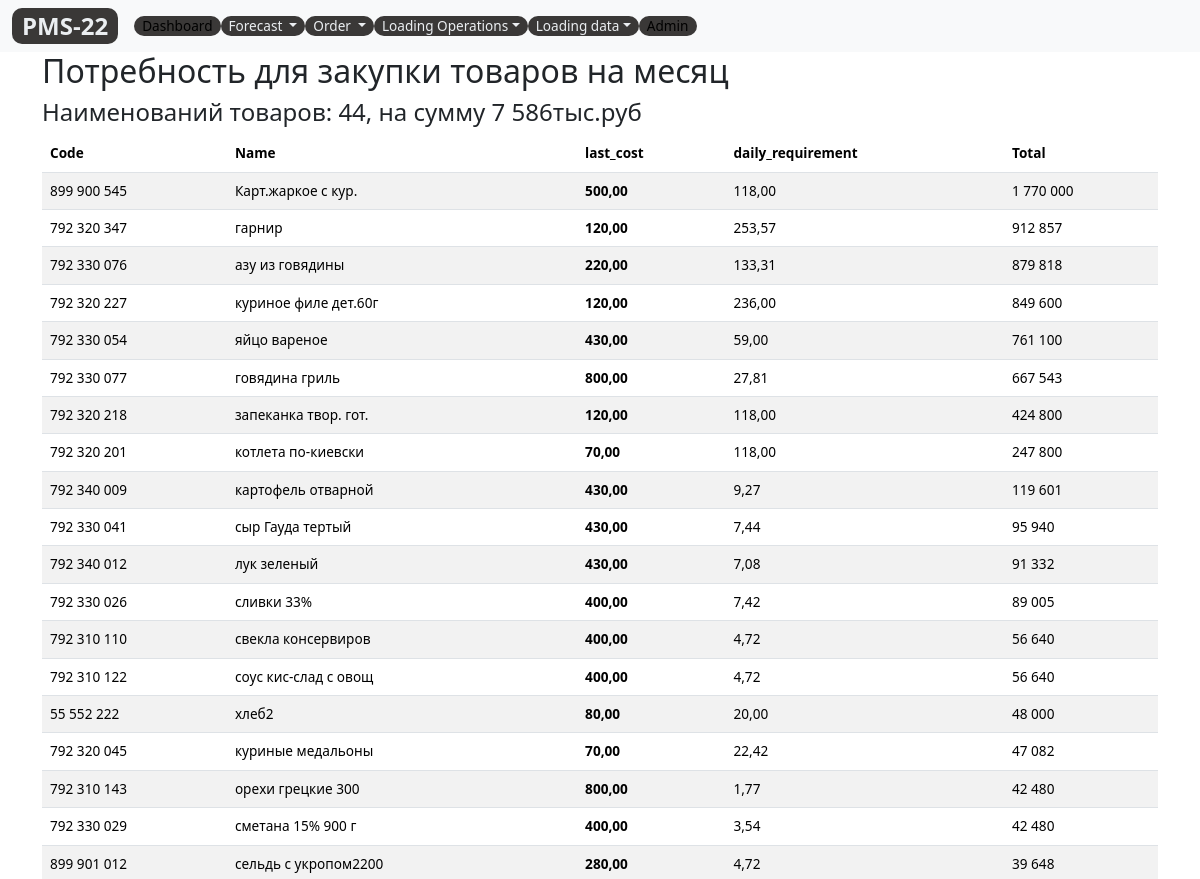
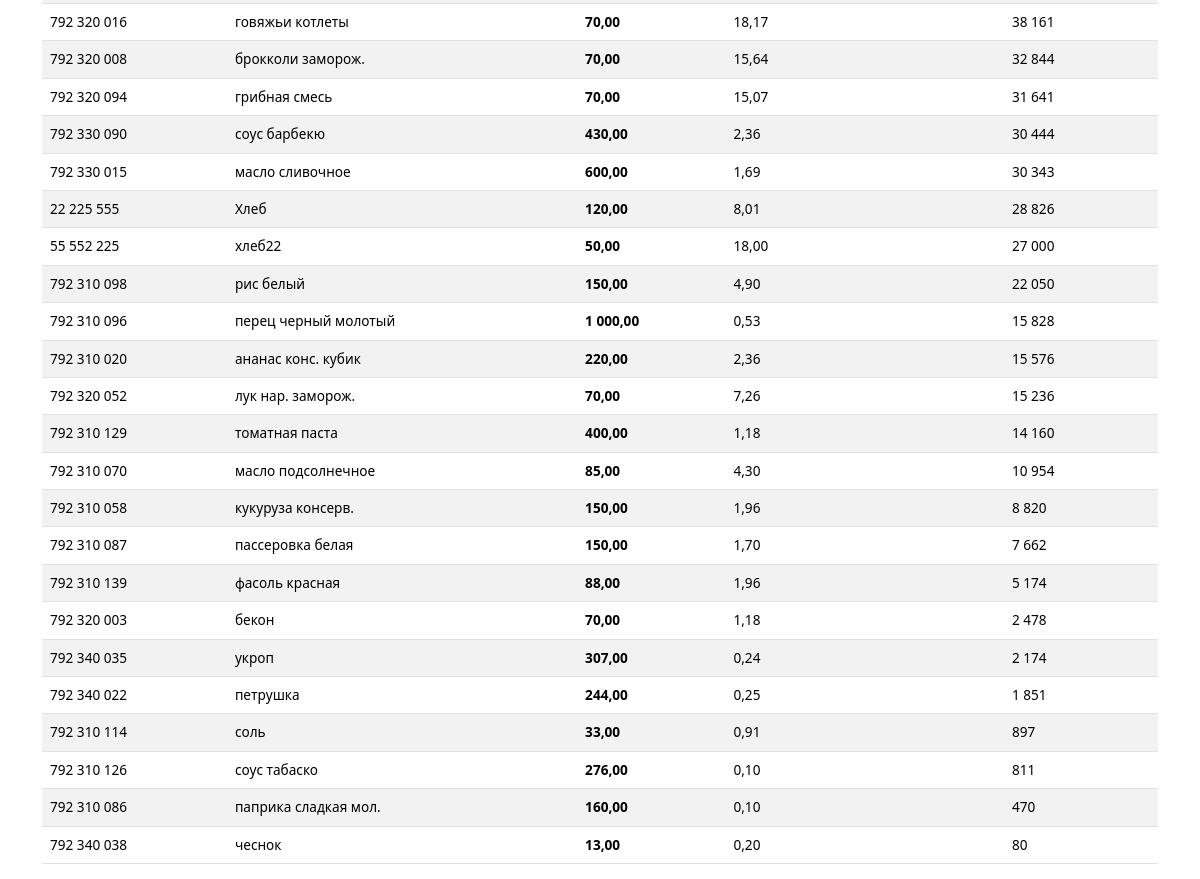
The page /materials on the database its author committed (2 pictures, top to bottom).
### control/models.py (models this page shows, shortened)
class StockItem(models.Model):
    code=models.DecimalField(max_digits=12, help_text="Не более 12 знаков",decimal_places=0,null=True,verbose_name='Код')
    name = models.CharField(max_length=200, help_text="Не более 200 знаков", db_index=True)
    slug= models.SlugField(max_length=255, verbose_name='Url')
    supplier=models.CharField(max_length=200, help_text="Не более 200 знаков",verbose_name='Поставщик',null=True)
    daily_requirement= models.DecimalField(verbose_name='Суточная потребность', null=True, max_digits=10, decimal_places=4, default=1)
    unit = models.CharField(max_length=10,verbose_name='Ед.изм.',  choices=UNITS, null=True ,default='kg')
    first_cost = models.DecimalField(max_digits=10, help_text="Не более 10 знаков",decimal_places=2, null=True)
    last_cost = models.DecimalField(max_digits=10, help_text="Не более 10 знаков",decimal_places=2, null=True)
    unit_cost = models.DecimalField(max_digits=10, help_text="Не более 10 знаков",decimal_places=2, null=True)
    place = models.CharField(max_length=100,verbose_name='Место', null=True ,default='store')
    open=models.DecimalField(max_digits=10, help_text="Не более 10 знаков", decimal_places=0, null=True, default=0)
    sales =	models.DecimalField(max_digits=10, help_text="Не более 10 знаков", decimal_places=3, default=0)
    received = models.DecimalField(max_digits=10, help_text="Не более 10 знаков", null=True, decimal_places=0, default=0)
    transfer =models.DecimalField(max_digits=10, help_text="Не более 10 знаков",null=True, decimal_places=0, default=0)
    waste=models.DecimalField(max_digits=10, help_text="Не более 10 знаков",null=True, decimal_places=0, default=0)
    actual=models.DecimalField(max_digits=10, help_text="Не более 10 знаков",decimal_places=2, default=0)
    actual_cost=models.DecimalField(max_digits=12, help_text="Не более 12 знаков", decimal_places=2, default=0)
    stock_days=models.DecimalField(max_digits=4, help_text="Не более 4 знаков", decimal_places=0,null=True, default=3000,  verbose_name='Остаток в днях')
    delivery=models.DecimalField(max_digits=10, help_text="Не более 10 знаков", decimal_places=0, default=0,null=True,verbose_name='Пути') # from DeliverItem (сделать через aggregate)
    delivery_cost=models.DecimalField(max_digits=12, help_text="Не более 12 знаков", decimal_places=2, default=0,null=True,verbose_name='Пути, руб')
    fullstock=models.DecimalField(max_digits=10, help_text="Не более 10 знаков", decimal_places=0, default=0,null=True,verbose_name='Запас, ед.')
    fullstock_days=models.IntegerField( null=True,verbose_name='Запас, дней', default=3000)
    delivery_time = models.IntegerField(verbose_name='Буфер, дней', null=True, default=5) #from Item -- Это буфер для товарной позиции
    daily_cost=models.DecimalField(max_digits=12, help_text="Не более 12 знаков", decimal_places=2, default=0,null=True,verbose_name='Суточная, руб')
    class Meta:
        ordering = ['name']
        verbose_name = 'Остаток'
        verbose_name_plural = 'Остатки'
    objects = DataFrameManager()

### register/views.py (the view)
# urls.py: path('materials', materials, name='materials'),
@cache_page(60*100)
def materials(request):
    daily_s = StockItem.objects.aggregate(
        s=Sum(F('last_cost')*F('daily_requirement')))['s']
    daily_sum = daily_s*30/1000
    items = StockItem.objects.all()
    for i in items:
        i.daily_cost = i.last_cost*i.daily_requirement*30
        i.save()
    context = {
        'items': items,
        'daily_sum': daily_sum,
    }
    return render(request, template_name='register/materials.html', context=context)

### register/templates/register/materials.html (shortened to what this page needs)
{% extends 'base_simple.html' %}
{% load static %}
{% block content %}
<div class="container">
  <h2>Потребность для закупки товаров на месяц</h2>
  <h4>Наименований товаров: {{items.count}}, на сумму {{daily_sum|floatformat:0}}тыс.руб</h4>
  <table class="table table-striped">
    <thead style="position: sticky;
    top: -1px;
    z-index: 2;background: #9d9e9e;">
      <tr>
        <th scope="col">Code</th>
        <th scope="col">Name</th>
        <th scope="col">last_cost</th>
        <th scope="col">daily_requirement</th>
        <th scope="col">Total</th>
      </tr>
    </thead>
    <tbody>
      {% for item in items.all|dictsortreversed:'daily_cost' %}
      <tr>
        {% if item.daily_cost != 0 %}
        <td>{{item.code}}</td>
        <td>{{item.name}}</td>
        <th scope="row">{{item.last_cost}}</th>
        <td>{{item.daily_requirement|floatformat:2}}</td>
        <td>{{item.daily_cost|floatformat:0}}</td>
        {% endif %}
      </tr>
      {% endfor %}
    </tbody>
  </table>
</div>
{% endblock %}

### mms22/static/css/style.css (style rules this page uses)
body { font-size: 0.85rem !important; }

### rows shown on the page
StockItem: code "899 900 545", name "Карт.жаркое с кур.", last_cost "500,00", daily_requirement "118,00", daily_cost "1 770 000"
StockItem: code "792 320 347", name "гарнир", last_cost "120,00", daily_requirement "253,57", daily_cost "912 857"
StockItem: code "792 330 076", name "азу из говядины", last_cost "220,00", daily_requirement "133,31", daily_cost "879 818"
StockItem: code "792 320 227", name "куриное филе дет.60г", last_cost "120,00", daily_requirement "236,00", daily_cost "849 600"
StockItem: code "792 330 054", name "яйцо вареное", last_cost "430,00", daily_requirement "59,00", daily_cost "761 100"
StockItem: code "792 330 077", name "говядина гриль", last_cost "800,00", daily_requirement "27,81", daily_cost "667 543"
StockItem: code "792 320 218", name "запеканка твор. гот.", last_cost "120,00", daily_requirement "118,00", daily_cost "424 800"
StockItem: code "792 320 201", name "котлета по-киевски", last_cost "70,00", daily_requirement "118,00", daily_cost "247 800"
StockItem: code "792 340 009", name "картофель отварной", last_cost "430,00", daily_requirement "9,27", daily_cost "119 601"
StockItem: code "792 330 041", name "сыр Гауда тертый", last_cost "430,00", daily_requirement "7,44", daily_cost "95 940"
StockItem: code "792 340 012", name "лук зеленый", last_cost "430,00", daily_requirement "7,08", daily_cost "91 332"
StockItem: code "792 330 026", name "сливки 33%", last_cost "400,00", daily_requirement "7,42", daily_cost "89 005"
StockItem: code "792 310 110", name "свекла консервиров", last_cost "400,00", daily_requirement "4,72", daily_cost "56 640"
StockItem: code "792 310 122", name "соус кис-слад с овощ", last_cost "400,00", daily_requirement "4,72", daily_cost "56 640"
StockItem: code "55 552 222", name "хлеб2", last_cost "80,00", daily_requirement "20,00", daily_cost "48 000"
StockItem: code "792 320 045", name "куриные медальоны", last_cost "70,00", daily_requirement "22,42", daily_cost "47 082"
StockItem: code "792 310 143", name "орехи грецкие 300", last_cost "800,00", daily_requirement "1,77", daily_cost "42 480"
StockItem: code "792 330 029", name "сметана 15% 900 г", last_cost "400,00", daily_requirement "3,54", daily_cost "42 480"
StockItem: code "899 901 012", name "сельдь с укропом2200", last_cost "280,00", daily_requirement "4,72", daily_cost "39 648"
StockItem: code "792 320 016", name "говяжьи котлеты", last_cost "70,00", daily_requirement "18,17", daily_cost "38 161"
StockItem: code "792 320 008", name "брокколи заморож.", last_cost "70,00", daily_requirement "15,64", daily_cost "32 844"
StockItem: code "792 320 094", name "грибная смесь", last_cost "70,00", daily_requirement "15,07", daily_cost "31 641"
StockItem: code "792 330 090", name "соус барбекю", last_cost "430,00", daily_requirement "2,36", daily_cost "30 444"
StockItem: code "792 330 015", name "масло сливочное", last_cost "600,00", daily_requirement "1,69", daily_cost "30 343"
StockItem: code "22 225 555", name "Хлеб", last_cost "120,00", daily_requirement "8,01", daily_cost "28 826"
StockItem: code "55 552 225", name "хлеб22", last_cost "50,00", daily_requirement "18,00", daily_cost "27 000"
StockItem: code "792 310 098", name "рис белый", last_cost "150,00", daily_requirement "4,90", daily_cost "22 050"
StockItem: code "792 310 096", name "перец черный молотый", last_cost "1 000,00", daily_requirement "0,53", daily_cost "15 828"
StockItem: code "792 310 020", name "ананас конс. кубик", last_cost "220,00", daily_requirement "2,36", daily_cost "15 576"
StockItem: code "792 320 052", name "лук нар. заморож.", last_cost "70,00", daily_requirement "7,26", daily_cost "15 236"
StockItem: code "792 310 129", name "томатная паста", last_cost "400,00", daily_requirement "1,18", daily_cost "14 160"
StockItem: code "792 310 070", name "масло подсолнечное", last_cost "85,00", daily_requirement "4,30", daily_cost "10 954"
StockItem: code "792 310 058", name "кукуруза консерв.", last_cost "150,00", daily_requirement "1,96", daily_cost "8 820"
StockItem: code "792 310 087", name "пассеровка белая", last_cost "150,00", daily_requirement "1,70", daily_cost "7 662"
StockItem: code "792 310 139", name "фасоль красная", last_cost "88,00", daily_requirement "1,96", daily_cost "5 174"
StockItem: code "792 320 003", name "бекон", last_cost "70,00", daily_requirement "1,18", daily_cost "2 478"
StockItem: code "792 340 035", name "укроп", last_cost "307,00", daily_requirement "0,24", daily_cost "2 174"
StockItem: code "792 340 022", name "петрушка", last_cost "244,00", daily_requirement "0,25", daily_cost "1 851"
StockItem: code "792 310 114", name "соль", last_cost "33,00", daily_requirement "0,91", daily_cost "897"
StockItem: code "792 310 126", name "соус табаско", last_cost "276,00", daily_requirement "0,10", daily_cost "811"
StockItem: code "792 310 086", name "паприка сладкая мол.", last_cost "160,00", daily_requirement "0,10", daily_cost "470"
StockItem: code "792 340 038", name "чеснок", last_cost "13,00", daily_requirement "0,20", daily_cost "80"

### other values the page prints
{{ items.count }} "44"
{{ daily_sum|floatformat:0 }} "7 586"
